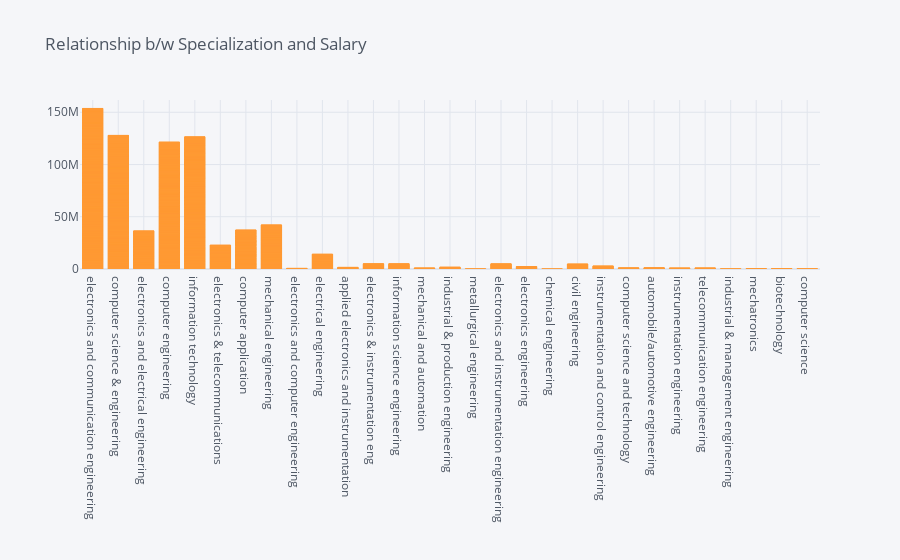

The code cell stored with this chart in its notebook:
### Markdown cell above
##### ReadMe

    * Gender Male has highest Salary at E&C, followed by CSE and EEE.
    
    * Gender Female has highest salary at Computer Engineering followed by IT and CSE.

### Code cell
gender_male.iplot(kind='bar',x='Specialization',y='Salary',title='Relationship b/w Specialization and Salary ')

### Figure 1 — Plotly figure (JSON) as saved in the notebook; plotly's stock layout.template omitted (floating-point values rounded to 4 significant figures; data arrays with more than 128 entries replaced by an {"elided": "..."} marker saying what was removed)
{"data": [{"marker": {"color": "rgba(255, 153, 51, 0.6)", "line": {"color": "rgba(255, 153, 51, 1.0)", "width": 1}}, "name": "Salary", "orientation": "v", "text": "", "type": "bar", "x": {"elided": "2470 str values"}, "y": {"elided": "2470 int values"}}], "layout": {"legend": {"bgcolor": "#F5F6F9", "font": {"color": "#4D5663"}}, "paper_bgcolor": "#F5F6F9", "plot_bgcolor": "#F5F6F9", "title": {"font": {"color": "#4D5663"}, "text": "Relationship b/w Specialization and Salary "}, "xaxis": {"gridcolor": "#E1E5ED", "showgrid": true, "tickfont": {"color": "#4D5663"}, "title": {"font": {"color": "#4D5663"}, "text": ""}, "zerolinecolor": "#E1E5ED"}, "yaxis": {"gridcolor": "#E1E5ED", "showgrid": true, "tickfont": {"color": "#4D5663"}, "title": {"font": {"color": "#4D5663"}, "text": ""}, "zerolinecolor": "#E1E5ED"}}}
